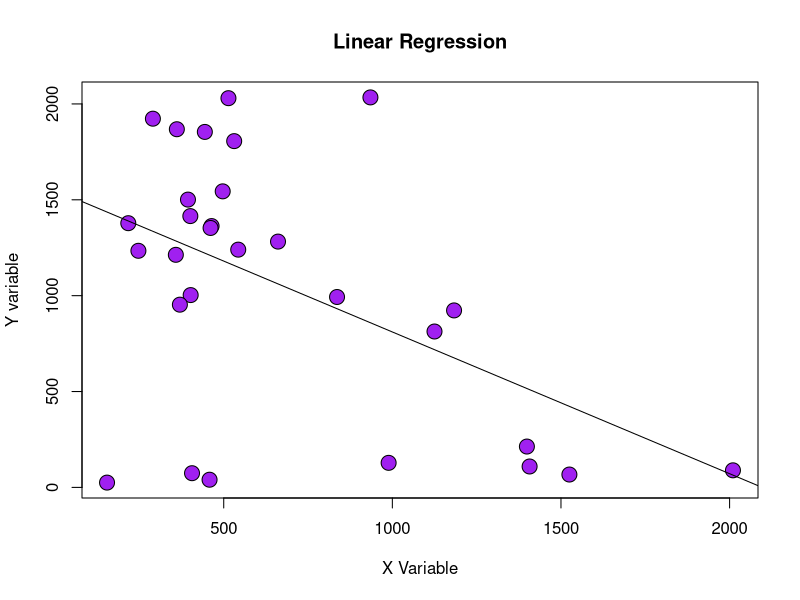
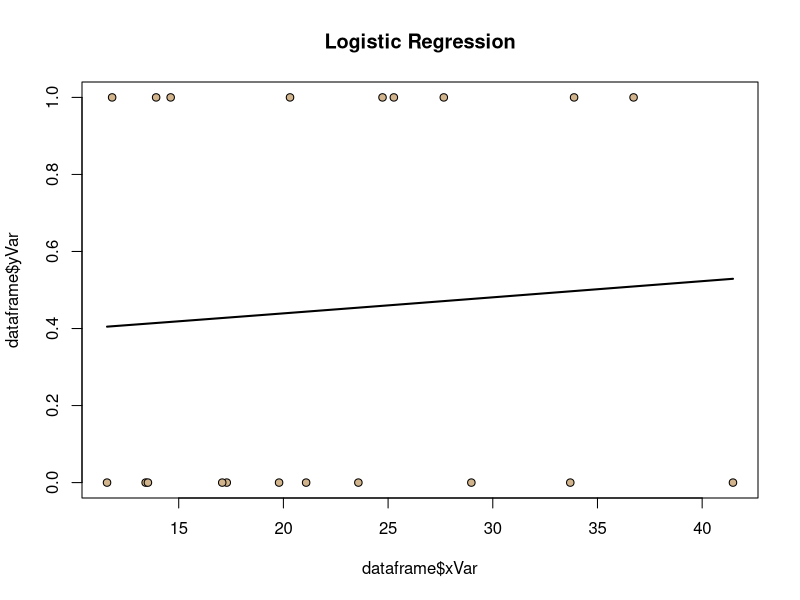

The R source for these figures, in order: (Note: this script raises an error after producing the figures.)
## ---- chunk 1
adDat <- read.table("QuantitativeDataAdiantum1.csv",sep=",",header=T,stringsAsFactors = F)
head(adDat)
tail(adDat)

# Clean up data set by changing NA values to 0 - justified for this data-set where the missing values are an absent soil layer and no test results for heavy metal presence from rich northern hardwood forest sites
# Transform NA values to 0
adDat[is.na(adDat)]<- 0
head(adDat)
dim(adDat)
## ---- chunk 2
# Put functions in here
##Linear regression function
linReg <- function(xVar= 1:100,yVar=runif(100,min=0,max=100)){
  dataframe=data.frame(xVar,yVar)
  linRegMod <- lm(yVar~xVar,data=dataframe)
  linRegOut <- c(slope=summary(linRegMod)$coefficients[2,1],
                 pValue=summary(linRegMod)$coefficients[2,4])
    return(linRegOut)}

linRegPlot <-  function(xVar=1:100,yVar=runif(100,min=0,max=100)){
  dataframe=data.frame(xVar,yVar)
  lrplot <- plot(y=dataframe$yVar,
                       x=dataframe$xVar,
                      cex=2, 
                      pch=21,
                      bg="purple",
                      main="Linear Regression",
                      xlab="X Variable", 
                      ylab="Y variable",
                      xlim=range(xVar),
                      ylim=range(yVar))
  linRegMod <- lm(yVar~xVar,data=dataframe)
  abline(linRegMod)
  return(lrplot)
}

## ---- chunk 3
# Use the linear regression function to test the relationship between soil concentrations of Ca and Mg, the ratio of which characterizes the degree of serpentine content in the soil 
linReg(xVar=adDat$Ca,yVar=adDat$Mg)

# plot results using linRegPlot
linRegPlot(xVar=adDat$Ca,yVar=adDat$Mg)
## ---- chunk 4
# Function for logistic regression in R from HW 8
logReg <- function(xVar=rgamma(n=20,shape=5,scale=5), 
                   yVar=rbinom(n=20,size=1,p=0.5)){
  logRegMod <- glm(yVar~ xVar,
                   family=binomial(link="logit"))
  logRegOut <- c(xVarEst=summary(logRegMod)$coefficients[2,1],
                 pValue=summary(logRegMod)$coefficients[2,4])
   return(logRegOut)}

# Function for plotting logistic regression results in R from HW8
logRegPlot <- function(xVar=rgamma(n=20,shape=5,scale=5), 
                       yVar=rbinom(n=20,size=1,p=0.5),dataframe = data.frame(xVar,yVar)){
lrResults <- glm(yVar ~ xVar, family="binomial"(link="logit"))
LRplot <- plot(dataframe$xVar, y=dataframe$yVar,
                   pch=21,
                   bg="tan",
                   cex=1,
                   main="Logistic Regression")
LRplot1 <- curve(predict(lrResults,
              data.frame(xVar=x),
              type="response"),
      add=TRUE,
      lwd=2)
return(LRplot1)}

logRegPlot()
## ---- chunk 5
# subset out just the serpentine maidenhair data from adDat
serpDatA <- subset(adDat,SpeciesID=="A")
serpDatV <- subset(adDat,SpeciesID=="V")

# create new species id column so that to get rid of categorical letter id variable so that A. aleuticum species id=0 and A. viridimontanum species id=1
dim(serpDatA)
dim(serpDatV)

id <- rep("0",length=6)
serpDatA <- cbind(serpDatA,id)

id <- rep("1",length=9)
serpDatV <- cbind(serpDatV,id)

# combine both subsets into a single data frame serpDat
serpDat <- rbind(serpDatA,serpDatV)

# Test the difference in depth of the A soil layer between the two serpentine maidenhairs using logistic regression 
logReg(xVar=serpDat$AvgDepthA,yVar=serpDat$id)
logRegPlot(xVar=serpDat$AvgDepthA,yVar=serpDat$id)

## ---- chunk 6
ANOV <- function(xVar=as.factor(rep(c("A","B","C","D","E"),each=3)),
                    yVar=c(rgamma(10,shape=5,scale=5),rgamma(5,shape=5,scale=10))){
                      df=data.frame(xVar,yVar)
          aovMod <- aov(yVar~xVar,data=df)
          aovOut <- summary(aovMod)[[1]][["Pr(>F)"]][1]
         return(aovOut)}

ANOVplot <- function(xVar=as.factor(rep(c("A","B","C","D","E"),each=3)),yVar=c(rgamma(15,shape=5,scale=5))){
  df <- data.frame(xVar,yVar)
  aovMod <- aov(yVar~xVar,data=df)
  aovPlot <-  boxplot(yVar~xVar,
                      data=df,
                      col=c("red","yellow","blue","green","purple"),
                    xlab=names(xVar),ylab=names(yVar))
  return(aovPlot)}
  
ANOVplot()
## ---- chunk 7
ANOV(xVar=adDat$SpeciesID,yVar=adDat$AvgDepthA)
ANOVplot(xVar=adDat$SpeciesID,yVar=adDat$AvgDepthA)

## ---- chunk 8
library(MASS)
fitMg <- fitdistr(adDat$Mg,"gamma")
ranMg <- rnorm(30,mean=1050,sd=670)

fitdistr(adDat$Ca,"normal")
ranCa <- rnorm(30,mean=675,sd=451)

randomData <- cbind(ranCa,ranMg)
head(randomData)
## ---- chunk 9
library(MASS)
# use the fitdistr function to get parameters of percent organic matter in soil using gamma distribution
fitom <- fitdistr(adDat$Ompct,"gamma")

# make a new randomly generated %OM variable using parameters from above
randOM <- rgamma(30,fitom$estimate[1],fitom$estimate[2])

# Create vector of species id's and assign to randomly generated randOM values
spID <- c("A","V")
ranSpID <- rep(spID,length=30)
ranDat <- data.frame(ranSpID,randOM)

#Run ANOVA with randomly generated values - returns non-significant result
ANOV(xVar=ranDat$ranSpID,yVar=ranDat$randOM)


